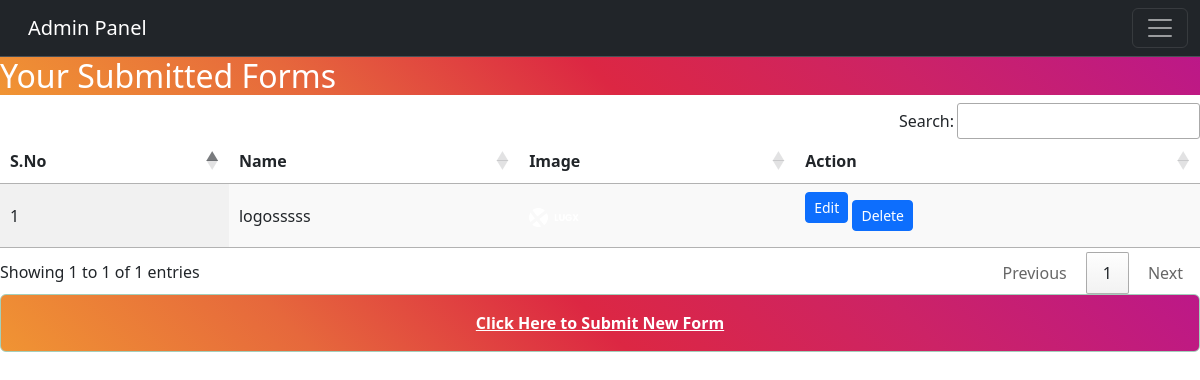
Page /websitelogo/logolisting.php on the committed database.
### tables this page shows
CREATE TABLE `logo` (
  `id` bigint(20) NOT NULL,
  `name` varchar(255) NOT NULL,
  `image` varchar(255) NOT NULL
);

### websitelogo/logolisting.php (the view, shortened to what this page needs)
<!doctype html>
<html>
  <head>
    <link rel="stylesheet" href="../assets/css/bootstrap.rtl.min.css">
    <link rel="stylesheet" type="text/css" href="../datatable_css/jquery.dataTables.min.css">
    <link rel="stylesheet" type="text/css" href="../datatable_css/buttons.dataTables.min.css">
  </head>
  <body>
    <?php
    include("../navbar.php");
require_once '../dbconnection.php';
    ?>
<h2 style=" background: #f09433;
background: -moz-linear-gradient(45deg, #f09433 0%, #e6683c 25%, #dc2743 50%, #cc2366 75%, #bc1888 100%);
background: -webkit-linear-gradient(45deg, #f09433 0%,#e6683c 25%,#dc2743 50%,#cc2366 75%,#bc1888 100%);
background: linear-gradient(45deg, #f09433 0%,#e6683c 25%,#dc2743 50%,#cc2366 75%,#bc1888 100%);
filter: progid:DXImageTransform.Microsoft.gradient( startColorstr='#f09433', endColorstr='#bc1888',GradientType=1 );"class="text-white">Your Submitted Forms</h2>
    <table id="example" class="display" style="width:100%">
        <thead>
            <tr>
                <th>S.No</th>
                <th>Name</th>
                <th>Image</th>
                <th>Action</th>
            </tr>
        </thead>
        <tbody>
            <?php
            $logos = mysqli_query($conn, "SELECT * FROM `logo`");
            $sno = 0;
            while ($logo = mysqli_fetch_array($logos)) {
                $sno = $sno + 1;
                ?>
                <tr>
                    <td>
                        <?php echo "$sno"; ?>
                    </td>
                    <td>
                        <?php echo $logo['name']; ?>
                    </td>
                   <td>
                       <img style="width:50px": src="../upload/<?php echo $logo['image']; ?>" alt="">
                    </td>
                    <td>
                        <a class='btn btn-sm btn-primary mb-3'
                            href="../websitelogo/editlogo.php?id=<?php echo urlencode(openssl_encrypt($logo['id'], 'AES-128-ECB', 'your_secret_key')); ?>">Edit</a>
                        <a class='btn btn-sm btn-primary' href="../websitelogo/deletelogo.php?id=<?php echo urlencode(openssl_encrypt($logo['id'], 'AES-128-ECB', 'your_secret_key')); ?>"
                            class='del_btn'>Delete</a>
                    </td>
                </tr>
            <?php } ?>
        </tbody>
    </table>
    <div class="alert alert-success" role="alert" mt-3 style=" background: #f09433;
background: -moz-linear-gradient(45deg, #f09433 0%, #e6683c 25%, #dc2743 50%, #cc2366 75%, #bc1888 100%);
background: -webkit-linear-gradient(45deg, #f09433 0%,#e6683c 25%,#dc2743 50%,#cc2366 75%,#bc1888 100%);
background: linear-gradient(45deg, #f09433 0%,#e6683c 25%,#dc2743 50%,#cc2366 75%,#bc1888 100%);
filter: progid:DXImageTransform.Microsoft.gradient( startColorstr='#f09433', endColorstr='#bc1888',GradientType=1 );">
        <strong><a class="text-white"   target="_blank" onclick="return confirm('This link will take you to an external web site.')"
                href="new_form.php" style="display: flex; justify-content : center">Click Here
                to
                Submit
                New Form
            </a></strong>
    </div>
  </body>
</html>

### rows in the picture
logo: name "logosssss", image (picture)
